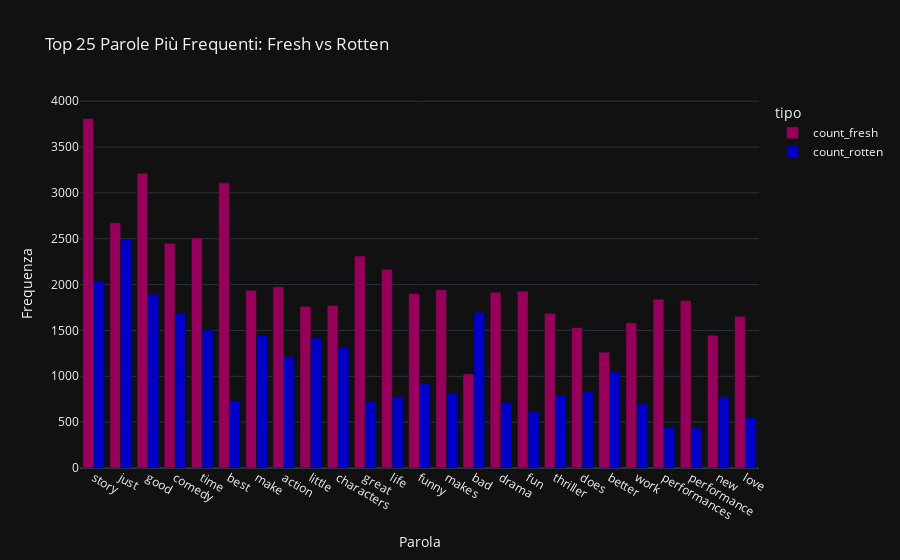

The notebook cell this image was saved under:
### Code cell
from sklearn.feature_extraction.text import CountVectorizer, ENGLISH_STOP_WORDS

fresh_reviews = df[df['fresh'] == 'Fresh']['content'].dropna().tolist()   #analizzo solo il content filtrandolo con stopword inglesi generali + aggiunte date dai primi risultati
rotten_reviews = df[df['fresh'] == 'Rotten']['content'].dropna().tolist()
all_reviews = fresh_reviews + rotten_reviews

custom_stopwords = list(ENGLISH_STOP_WORDS.union({
    'movie', 'film', 'director', 'screenplay', 'screen', 'cinema',
    'watch', 'viewing', 'role', 'films', 'movies', 'play',
    'doesn', 'isn', 'like', 'way', 'really'
}))

# Vectorizer
vectorizer = CountVectorizer(stop_words=custom_stopwords, min_df=5)
X_all = vectorizer.fit_transform(all_reviews)


X_fresh = X_all[:len(fresh_reviews), :]
X_rotten = X_all[len(fresh_reviews):, :]


vocab = vectorizer.get_feature_names_out()
freq_fresh = pd.DataFrame(X_fresh.toarray(), columns=vocab).sum().reset_index()    #la serie viene trasformata in un dataframe a due colonne parole/somma comparse
freq_rotten = pd.DataFrame(X_rotten.toarray(), columns=vocab).sum().reset_index()
freq_fresh.columns = ['word', 'count_fresh']
freq_rotten.columns = ['word', 'count_rotten']


merged = pd.merge(freq_fresh, freq_rotten, on='word', how='outer').fillna(0)
merged['total'] = merged['count_fresh'] + merged['count_rotten']
top_words = merged.sort_values(by='total', ascending=False).head(25)


melted = top_words.melt(id_vars='word', value_vars=['count_fresh', 'count_rotten'],
                        var_name='tipo', value_name='frequenza')


fig = px.bar(
    melted, x='word', y='frequenza', color='tipo',
    barmode='group', title='Top 25 Parole Più Frequenti: Fresh vs Rotten',
    template='plotly_dark', color_discrete_sequence=px.colors.sequential.Rainbow
)
fig.update_layout(xaxis_title='Parola', yaxis_title='Frequenza')
fig.show()

### Figure 1 — Plotly figure (JSON) as saved in the notebook; plotly's stock layout.template omitted (floating-point values rounded to 4 significant figures)
{"data": [{"alignmentgroup": "True", "hovertemplate": "tipo=count_fresh<br>word=%{x}<br>frequenza=%{y}<extra></extra>", "legendgroup": "count_fresh", "marker": {"color": "rgb(150,0,90)", "pattern": {"shape": ""}}, "name": "count_fresh", "offsetgroup": "count_fresh", "orientation": "v", "showlegend": true, "textposition": "auto", "type": "bar", "x": ["story", "just", "good", "comedy", "time", "best", "make", "action", "little", "characters", "great", "life", "funny", "makes", "bad", "drama", "fun", "thriller", "does", "better", "work", "performances", "performance", "new", "love"], "xaxis": "x", "y": [3812, 2675, 3215, 2450, 2509, 3109, 1938, 1976, 1764, 1773, 2311, 2166, 1904, 1944, 1026, 1917, 1929, 1688, 1531, 1263, 1583, 1840, 1826, 1447, 1654], "yaxis": "y"}, {"alignmentgroup": "True", "hovertemplate": "tipo=count_rotten<br>word=%{x}<br>frequenza=%{y}<extra></extra>", "legendgroup": "count_rotten", "marker": {"color": "rgb(0,0,200)", "pattern": {"shape": ""}}, "name": "count_rotten", "offsetgroup": "count_rotten", "orientation": "v", "showlegend": true, "textposition": "auto", "type": "bar", "x": ["story", "just", "good", "comedy", "time", "best", "make", "action", "little", "characters", "great", "life", "funny", "makes", "bad", "drama", "fun", "thriller", "does", "better", "work", "performances", "performance", "new", "love"], "xaxis": "x", "y": [2032, 2492, 1895, 1685, 1504, 733, 1445, 1217, 1417, 1315, 721, 779, 918, 817, 1697, 715, 612, 789, 831, 1049, 699, 441, 436, 776, 550], "yaxis": "y"}], "layout": {"barmode": "group", "legend": {"title": {"text": "tipo"}, "tracegroupgap": 0}, "title": {"text": "Top 25 Parole Più Frequenti: Fresh vs Rotten"}, "xaxis": {"anchor": "y", "domain": [0, 1], "title": {"text": "Parola"}}, "yaxis": {"anchor": "x", "domain": [0, 1], "title": {"text": "Frequenza"}}}}
